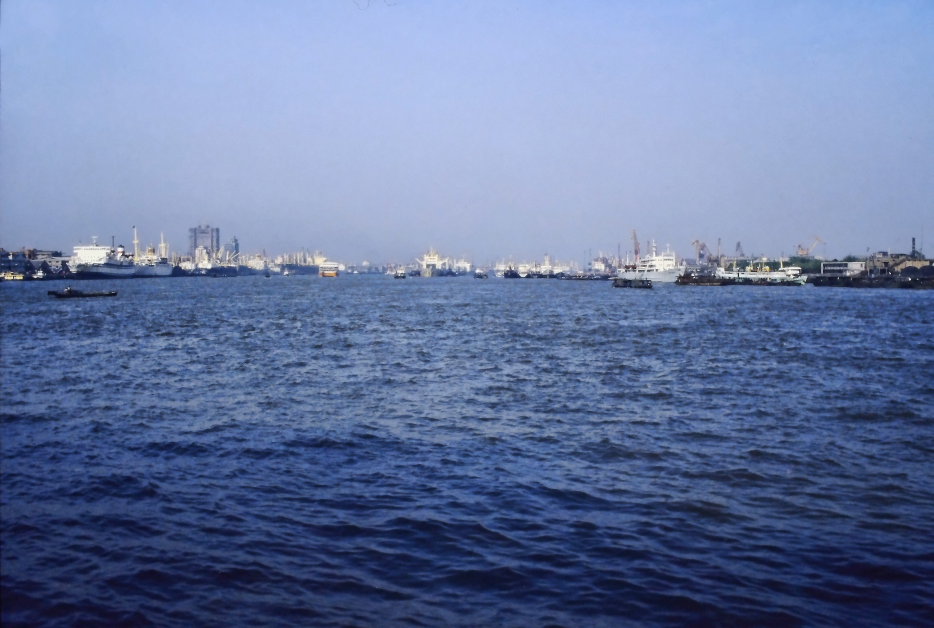
#> input picture photos/tn-shanghai-pudong-1988.jpg, 2800 x 1884 px (shown at 1/3 size)
$ python 2026-11-20-reel.py ../photos/tn-shanghai-pudong-1988.jpg
#> lines starting #> are read from the running program, lines starting #| are printed output that depends on the picture
#!/usr/bin/env python3
"""2026-11-20 — Reel "Then / Now": China, then vs now (EN). Idea from Ali (18 Nov reference reel), real photos only.

Creative brief
- Concept: "Contact Sheet". Two stacked archive-style frames per scene: THEN (top) and NOW (bottom), same city,
  the same place where Commons has it. NOW wipes in from the right behind a seal-red edge while the year rolls
  forward (1988 -> 2026). Five scenes, then an end card that links the story to LinkWin's work: sourcing and shipping from China.
- Photos: ONLY real, dated photographs from Wikimedia Commons with a verified date, author and licence (photos/CREDITS.md).
  No AI imagery, no retouching beyond crop/scale. Each frame carries its own credit.
- Tone / palette: darkroom ink #101317, warm paper text #F2EDE4, seal red #AC3E33, muted brass #B89A6A.
  Type: Oswald 600 (years, headers), Playfair Display italic (one-liners), Manrope (labels/credits). Different from
  17 Nov (light paper, quiz).
- Timing (30 fps, 24.0 s): 0-2.0 hook over scene 1 (both frames already visible on frame 1);
  scene k starts at 0, 4.0, 7.8, 11.6, 15.4 (3.8 s each; NOW wipe 0.55-1.25 s); 19.2-24 end card; 23.55-24 fade back to the hook for the loop.
- Safe zones: text between y 230 and 1600 and left of x 940.
- Logo: tools/linkwin_mark.py signature + faint echo on the end card only.
- PRC compliance: positive development story, commercial; Hong Kong/Taiwan not shown; no politics, no people in focus.
usage: python3 scripts/2026-11-20-reel.py [--preview t1,t2,...]
"""
import os, sys, subprocess, time
from PIL import Image
ROOT = os.path.dirname(os.path.dirname(os.path.abspath(__file__)))
sys.path.insert(0, os.path.join(ROOT, "tools"))
from linkwin_mark import MARK_CSS, signature, echo
OUT = os.path.join(ROOT, "posts", "2026-11-20", "reel")
WORK = "/tmp/reel-2026-11-20"
FPS, DUR = 30, 24.0
PW, PH = 1080, 600   # photo frame size
SLUG = "2026-11-20-reel-china-then-now-en"

# header, one-liner, (then file, year, focal x, credit), (now file, year, focal x, credit)
SCENES = [
 ("Shanghai · the Huangpu River", "Busy river docks → the Lujiazui skyline",
  ("tn-shanghai-pudong-1988.jpg", 1988, .55, "Jan Kranendonk · CC0"),
  ("tn-shanghai-pudong-2026.jpg", 2026, .50, "DvTor8303 · CC0")),
 ("Shanghai · Suzhou Creek & the Bund", "Same bridge, new horizon",
  ("tn-shanghai-suzhou-creek-1987.jpg", 1987, .50, "Till Niermann · CC BY-SA 3.0"),
  ("tn-shanghai-suzhou-creek-2025.jpg", 2025, .50, "Supanut Arunoprayote · CC BY 4.0")),
 ("Guangzhou · the city", "Trolleybus terminus → Zhujiang New Town",
  ("tn-guangzhou-trolleybuses-1991.jpg", 1991, .50, "lindsaybridge · CC BY-SA 2.0"),
  ("tn-guangzhou-zhujiang-new-town-2017.jpg", 2017, .52, "Nissangeniss · CC BY-SA 4.0")),
 ("Guangzhou · the Canton Fair", "One trade-fair stand → the Pazhou complex",
  ("tn-canton-fair-1986.jpg", 1986, .45, "Vermontalf · CC BY-SA 4.0"),
  ("tn-canton-fair-complex-2023.jpg", 2023, .50, "Tim Wu · CC BY-SA 4.0")),
 ("Shanghai · the port", "Cargo by hand cart → Yangshan deep-water port",
  ("tn-shanghai-port-1976.jpg", 1976, .40, "Karl-Heinz Wellmann · CC BY-SA 4.0"),
  ("tn-yangshan-port-2013.jpg", 2013, .55, "Bruno Corpet · CC BY-SA 3.0")),
]
FY = {"tn-shanghai-pudong-1988.jpg": .30, "tn-shanghai-port-1976.jpg": .45, "tn-canton-fair-1986.jpg": .45}
STARTS = [0.0, 4.0, 7.8, 11.6, 15.4]
END_T = 19.2

def crops():
    os.makedirs(WORK, exist_ok=True)
    W, H = int(PW * 1.18), int(PH * 1.18)
    out = []
    for i, s in enumerate(SCENES):
        pair = []
        for j, (f, yr, fx, cr) in enumerate((s[2], s[3])):
            im = Image.open(os.path.join(ROOT, "photos", f)).convert("RGB")
#> im is the input picture: PIL image 2800x1884 RGB; mean R, G, B 102.8, 120.2, 160.8
            sc = max(W / im.width, H / im.height)
#> sc = 0.455
            im = im.resize((round(im.width * sc), round(im.height * sc)), Image.LANCZOS)
#> im: PIL image 1274x857 RGB
            x = min(max(0, round(im.width * fx - W / 2)), im.width - W)
#> x = 0
            y = min(max(0, round(im.height * FY.get(f, .5) - H / 2)), im.height - H)
#> y = 0
            p = os.path.join(WORK, f"s{i}{'tn'[j]}.jpg"); im.crop((x, y, x + W, y + H)).save(p, quality=94); pair.append(p)
#> after `p = os.path.join(WORK, f"s{i}{'tn'[j]}.jpg")`:
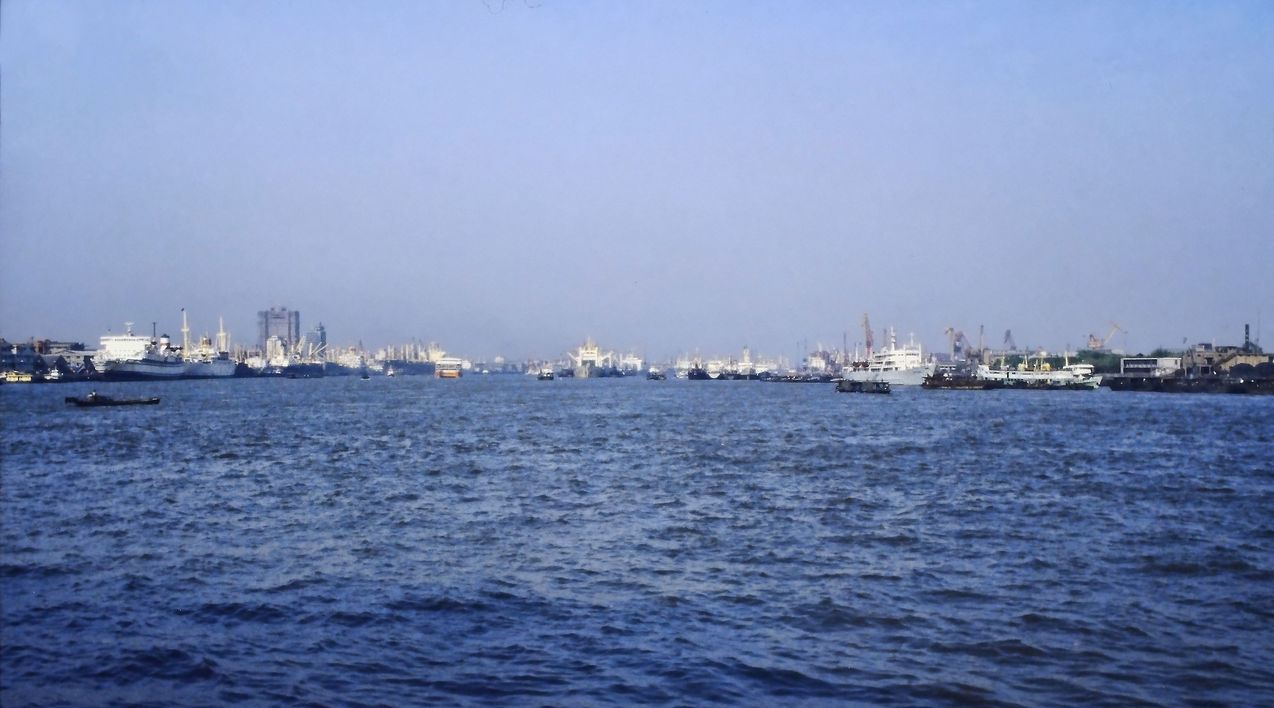
#> saved as s0t.jpg: PIL image 1274x708 RGB; mean R, G, B 118.1, 136.8, 177.6
        out.append(pair)
#> pass 2 of the loop in crops, `for i, s in enumerate(SCENES):`:
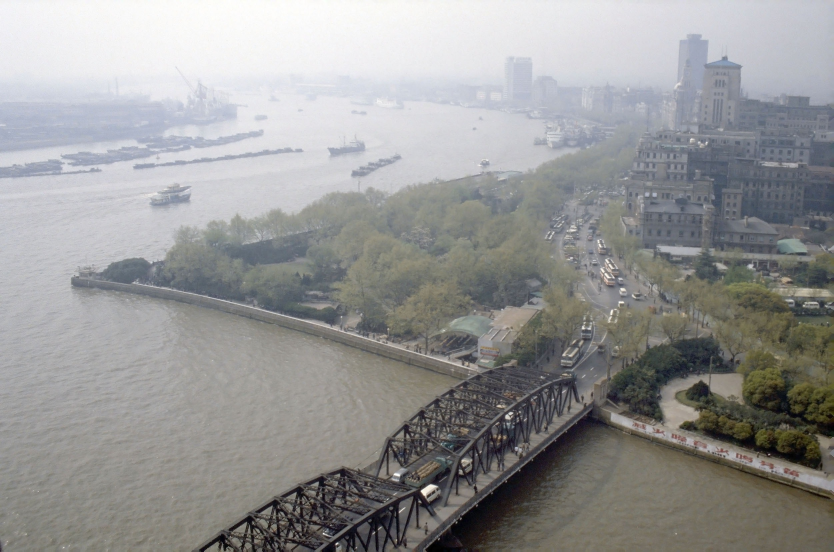
#> input picture photos/tn-shanghai-suzhou-creek-1987.jpg, 2500 x 1655 px (shown at 1/3 size)
#> in crops, im is the input picture: PIL image 2500x1655 RGB; mean R, G, B 149.8, 149.8, 149.3
#> im: PIL image 1274x843 RGB
#> in crops, `p = os.path.join(WORK, f"s{i}{'tn'[j]}.jpg")`:
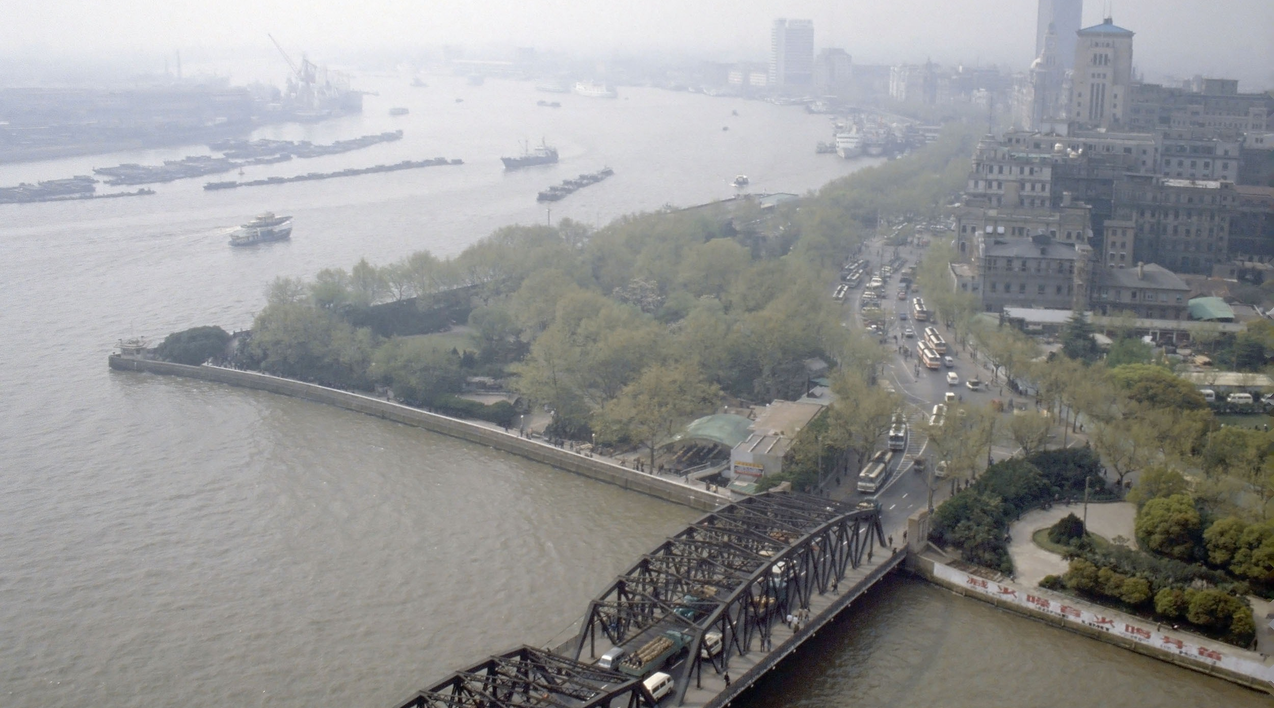
#> saved as s1t.jpg: PIL image 1274x708 RGB; mean R, G, B 146.3, 146.6, 146.5
#> pass 3 of the loop in crops, `for i, s in enumerate(SCENES):`:
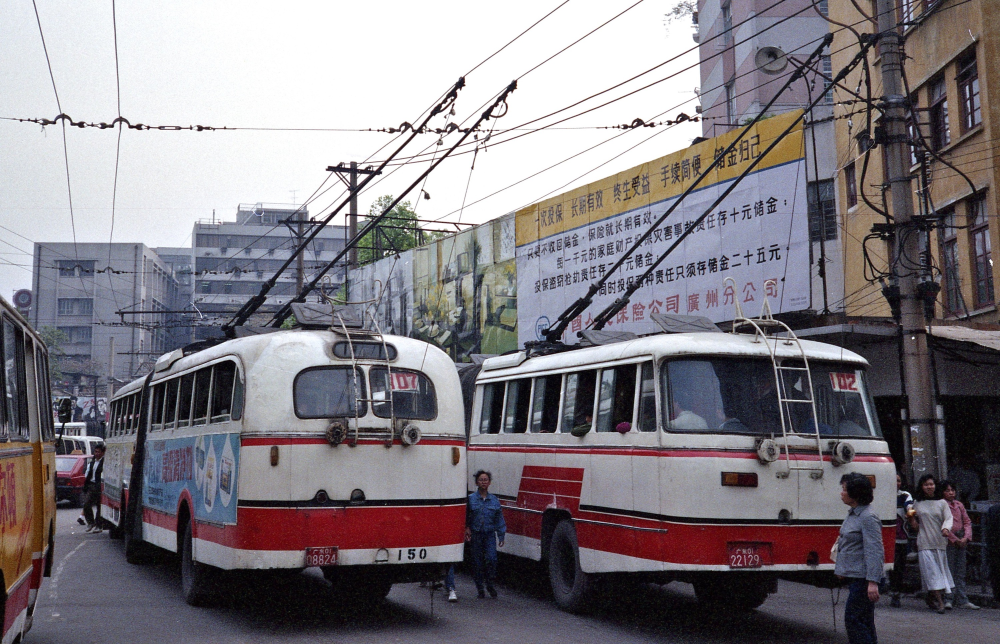
#> input picture photos/tn-guangzhou-trolleybuses-1991.jpg, 3000 x 1932 px (shown at 1/3 size)
#> in crops, im is the input picture: PIL image 3000x1932 RGB; mean R, G, B 128.6, 123.2, 129.6
#> in crops, `im = im.resize((round(im.width * sc), round(im.height * sc)), Image.LA..`:
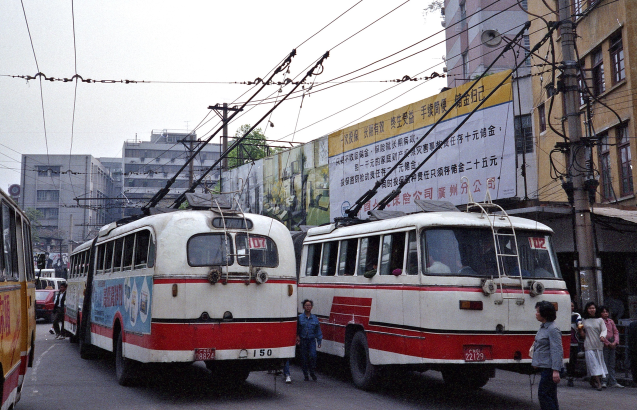
#> im: PIL image 1274x820 RGB (shown at 1/2 size); mean R, G, B 128.6, 123.2, 129.6
#> in crops, `p = os.path.join(WORK, f"s{i}{'tn'[j]}.jpg")`:
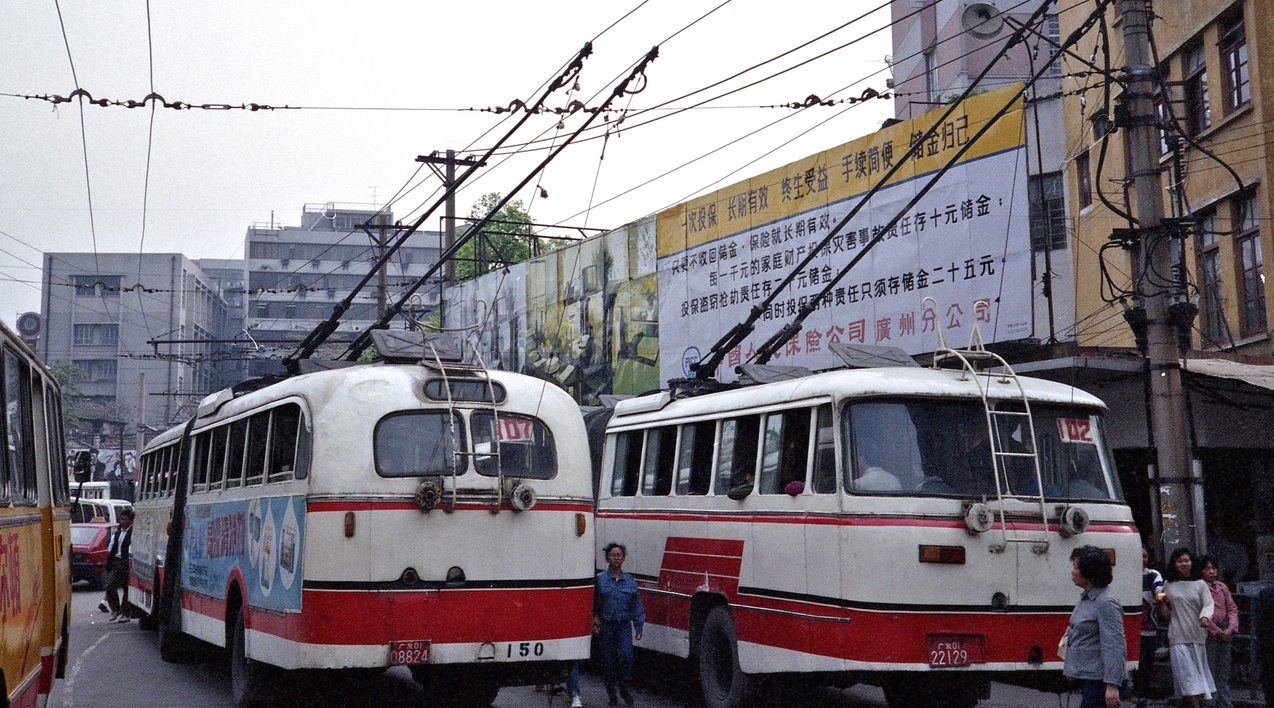
#> saved as s2t.jpg: PIL image 1274x708 RGB; mean R, G, B 127.9, 122.1, 128.5
#> the loop made 4 passes; the first 3 are shown
    return out

# [105 lines left out: function html, not called in this run]

def main():
    from playwright.sync_api import sync_playwright
    preview = None
    if "--preview" in sys.argv: preview = [float(x) for x in sys.argv[sys.argv.index("--preview") + 1].split(",")]
    shots = crops()
    tpl = os.path.join(ROOT, "templates", SLUG + ".html")
    open(tpl, "w", encoding="utf-8").write(html(shots))
    os.makedirs(OUT, exist_ok=True)
    with sync_playwright() as p:
        b = p.chromium.launch(executable_path=os.environ.get("CHROME", "/usr/bin/google-chrome"),
                              args=["--font-render-hinting=none", "--force-color-profile=srgb"])
        pg = b.new_page(viewport={"width": 1080, "height": 1920}, device_scale_factor=1)
        pg.goto("file://" + tpl, wait_until="networkidle")
        pg.evaluate("document.fonts.ready.then(()=>true)"); pg.wait_for_timeout(500)
        bad = pg.evaluate("[...document.fonts].filter(f=>f.status==='error').map(f=>f.family)")
        imgs = pg.evaluate("[...document.images].filter(i=>!i.complete||i.naturalWidth===0).map(i=>i.src)")
        if bad or imgs: print("FONT/IMG problems:", bad, imgs); sys.exit(2)
        print("boxes:", pg.evaluate("""(()=>{const o={};document.querySelectorAll('.hdr .k,.hdr .one,.cr,#hook h1,#endtext h2,#endtext p,#endsig').forEach((e,i)=>{const r=e.getBoundingClientRect();o[i+':'+(e.id||e.className)]=[Math.round(r.left),Math.round(r.top),Math.round(r.right),Math.round(r.bottom)]});return o})()"""))
        if preview:
            os.makedirs(os.path.join(WORK, "preview"), exist_ok=True)
            for t in preview:
                pg.evaluate(f"render({t})"); pg.screenshot(path=os.path.join(WORK, "preview", f"t{t:05.2f}.png"))
            print("previews in", os.path.join(WORK, "preview")); b.close(); return
        silent = os.path.join(WORK, "video.mp4")
        ff = subprocess.Popen(["ffmpeg", "-loglevel", "error", "-y", "-f", "image2pipe", "-framerate", str(FPS), "-c:v", "mjpeg",
                               "-i", "-", "-vf", "scale=in_range=pc:out_range=tv,format=yuv420p", "-color_range", "tv", "-colorspace", "bt709", "-color_primaries", "bt709", "-color_trc", "bt709", "-c:v", "libx264", "-preset", "slow", "-crf", "17", "-pix_fmt", "yuv420p",
                               "-profile:v", "high", "-level", "4.1", "-r", str(FPS), silent], stdin=subprocess.PIPE)
        n = int(round(DUR * FPS)); t0 = time.time()
        for f in range(n):
            t = f / FPS
            pg.evaluate(f"render({t})")
            ff.stdin.write(pg.screenshot(type="jpeg", quality=96))
            if f == 15: pg.screenshot(path=os.path.join(WORK, "cover.png"))
            if f % 90 == 0: print(f"frame {f}/{n}  {time.time()-t0:.0f}s", flush=True)
        ff.stdin.close(); ff.wait(); b.close()
    wav = os.path.join(WORK, "bed.wav")
    subprocess.run([sys.executable, os.path.join(ROOT, "scripts", "2026-11-20-reel-audio.py"), wav], check=True)
    mp4 = os.path.join(OUT, SLUG + ".mp4")
    subprocess.run(["ffmpeg", "-loglevel", "error", "-y", "-i", silent, "-i", wav, "-map", "0:v", "-map", "1:a",
                    "-c:v", "copy", "-af", "loudnorm=I=-18:TP=-2:LRA=7", "-c:a", "aac", "-b:a", "192k", "-ar", "48000",
                    "-movflags", "+faststart", "-shortest", mp4], check=True)
    cover = os.path.join(OUT, SLUG + "-cover.jpg")
    Image.open(os.path.join(WORK, "cover.png")).convert("RGB").save(cover, "JPEG", quality=92, subsampling=0, optimize=True)
    print(mp4, os.path.getsize(mp4) // 1024, "KB"); print(cover)

if __name__ == "__main__":
#> (the run stopped early here; a loop or call above may not have finished)
